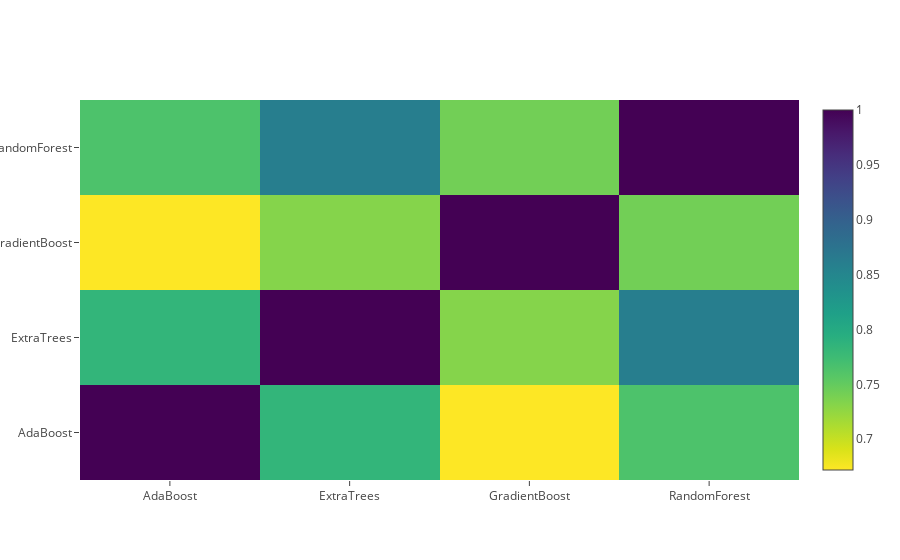

Notebook code cell kept with this figure:
### Markdown cell above
**Correlation Heatmap of the Second Level Training set**

### Code cell
data = [
    go.Heatmap(
        z= base_predictions_train.astype(float).corr().values ,
        x=base_predictions_train.columns.values,
        y= base_predictions_train.columns.values,
          colorscale='Viridis',
            showscale=True,
            reversescale = True
    )
]
py.iplot(data, filename='labelled-heatmap')

### Figure 1 — Plotly figure (JSON) as saved in the notebook; plotly's stock layout.template omitted (floating-point values rounded to 4 significant figures)
{"data": [{"colorscale": "Viridis", "reversescale": true, "showscale": true, "type": "heatmap", "x": ["AdaBoost", "ExtraTrees", "GradientBoost", "RandomForest"], "y": ["AdaBoost", "ExtraTrees", "GradientBoost", "RandomForest"], "z": [[1, 0.7843, 0.672, 0.7643], [0.7843, 1, 0.7321, 0.8606], [0.672, 0.7321, 1, 0.7423], [0.7643, 0.8606, 0.7423, 1]]}], "layout": {}}
